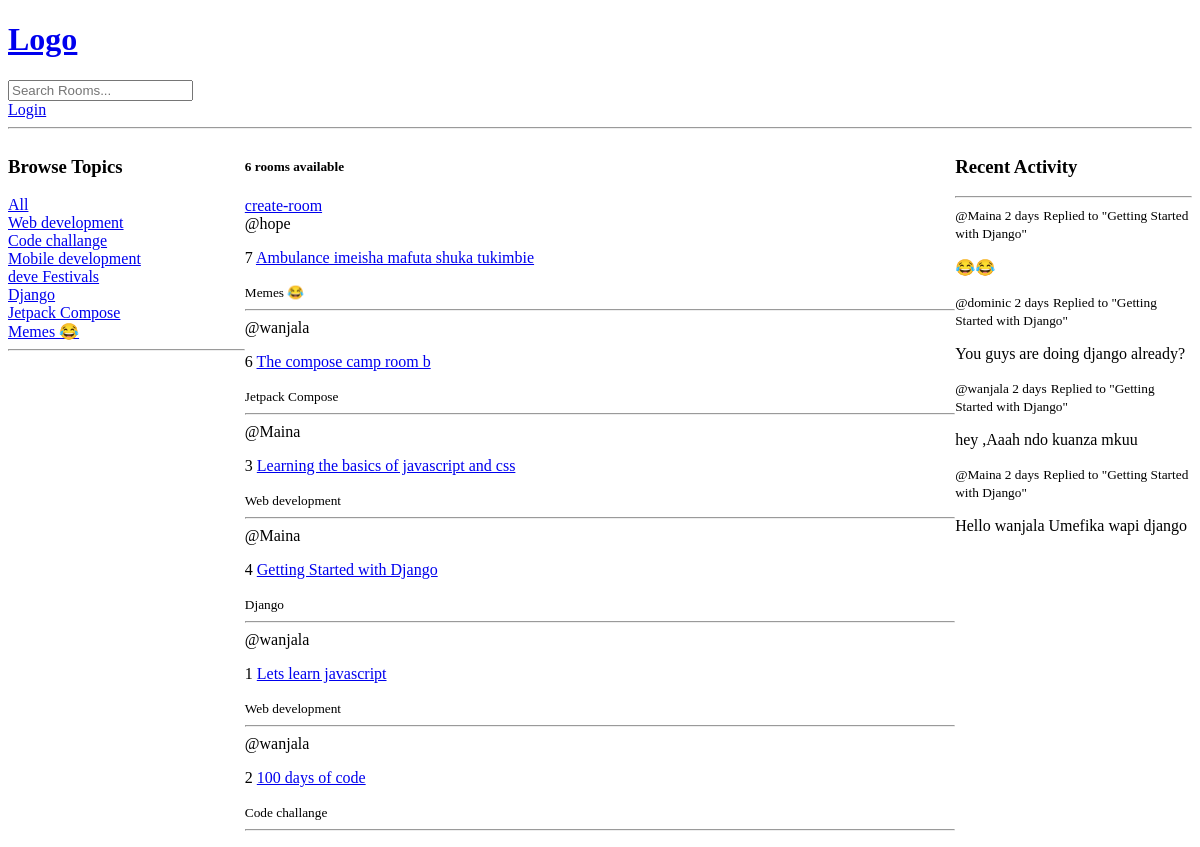
The app's page /, older data.
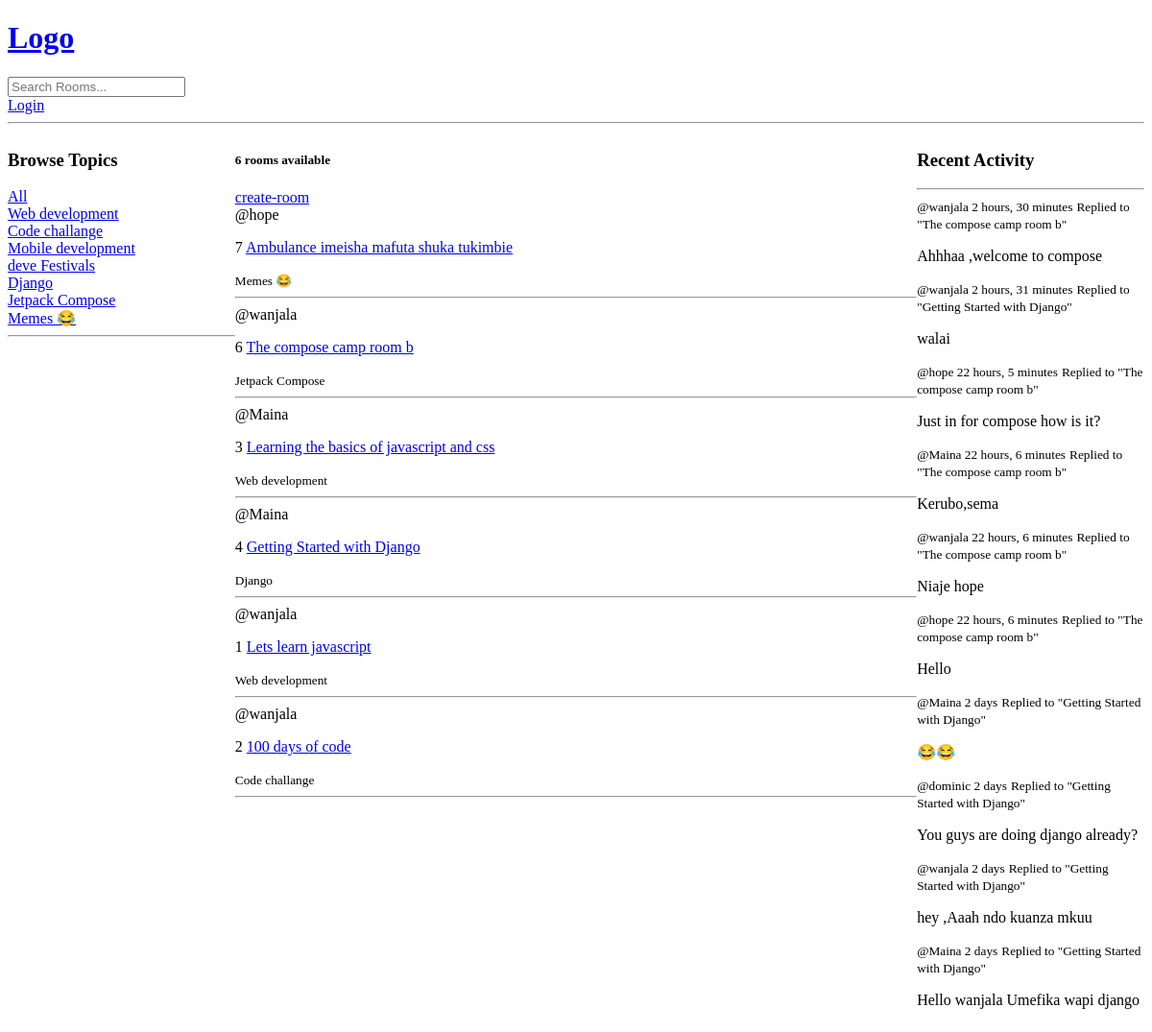
The same page, newer data.
### base/models.py (models this page shows, shortened)
class Topic(models.Model):
    name = models.CharField(max_length=200)

class Room(models.Model):
    host = models.ForeignKey(User, on_delete=models.SET_NULL, null=True)
    topic = models.ForeignKey(Topic, on_delete=models.SET_NULL, null=True)
    name = models.CharField(max_length=100)
    description = models.TextField(null=True, blank=True)
    participants = models.ManyToManyField(User, related_name='participants', blank=True)
    updated = models.DateTimeField(auto_now=True)
    created = models.DateTimeField(auto_now_add=True)
    def __str__(self):
        return self.name
    class Meta:
        ordering = ['-updated', 'created']

class Message(models.Model):
    user = models.ForeignKey(User, on_delete=models.CASCADE)
    room = models.ForeignKey(Room, on_delete=models.CASCADE)
    body = models.TextField()
    updated = models.DateTimeField(auto_now=True)
    created = models.DateTimeField(auto_now_add=True)
    def __str__(self):
        return self.body[0:50]
    class Meta:
        ordering = ['-updated', 'created']

### base/views.py (the view)
# urls.py: 2. Add a URL to urlpatterns:  path('', views.home, name='home')
def home(request):
    q = request.GET.get('q') if request.GET.get('q') is not None else ''
    rooms = Room.objects.filter(
        Q(topic__name__icontains=q) | Q(name__icontains=q)
        | Q(description__icontains=q))
    topics = Topic.objects.all()
    room_count = rooms.count()
    room_messages = Message.objects.filter(Q(room__topic__name__icontains=q))
    context = {'rooms': rooms, 'topics': topics, 'room_count': room_count, 'room_messages': room_messages}
    return render(request, template_name="base/home.html", context=context)

### base/templates/base/home.html (shortened to what this page needs)
{% extends 'main.html' %}
{% block content %}
    <div class="home-container">
        <div>
            <h3>Browse Topics</h3>
            <div>
                <a href="{% url 'home' %}">All</a>
            </div>
            {% for topic in topics %}
                <div>
                    <a href="{% url 'home' %}?q={{ topic.name }}">{{ topic.name }}</a>
                </div>
            {% endfor %}
            <hr>
        </div>
        <div>
            <h5>{{ room_count }} rooms available</h5>
            <a href="{% url 'create-room' %}">create-room</a>
            <div>
                {% for room in rooms %}
                    <span>@{{ room.host.username }}</span>
                    <p>{{ room.id }} <a href="{% url 'room' room.id %}">{{ room.name }}</a></p>
                    <small>{{ room.topic.name }}</small>
                    <hr>
                {% endfor %}
            </div>
        </div>
        <div>
            <h3>Recent Activity</h3>
            <hr>
            {% for room_message in room_messages %}
                <div>
                    <small>@{{ room_message.user }} {{ room_message.created|timesince }}</small>
                    <small>Replied to "{{ room_message.room }}" </small>
                    <p>{{ room_message }}</p>
                </div>
            {% endfor %}
        </div>
    </div>
{% endblock %}

Row changes from the older to the newer data that the page shows:
added Message: user "wanjala", created "2 hours, 30 minutes", room "The compose camp room b", body "Ahhhaa ,welcome to compose"
added Message: user "wanjala", created "2 hours, 31 minutes", room "Getting Started with Django", body "walai"
added Message: user "hope", created "22 hours, 5 minutes", room "The compose camp room b", body "Just in for compose how is it?"
added Message: user "Maina", created "22 hours, 6 minutes", room "The compose camp room b", body "Kerubo,sema"
added Message: user "wanjala", created "22 hours, 6 minutes", room "The compose camp room b", body "Niaje hope"
added Message: user "hope", created "22 hours, 6 minutes", room "The compose camp room b", body "Hello"
